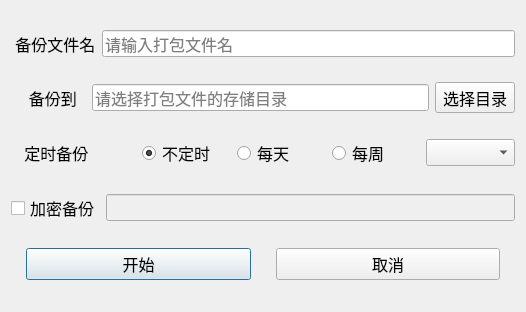
<?xml version="1.0" encoding="UTF-8"?>
<ui version="4.0">
 <class>BackupConfigDialog</class>
 <widget class="QDialog" name="BackupConfigDialog">
  <property name="geometry">
   <rect>
    <x>0</x>
    <y>0</y>
    <width>526</width>
    <height>312</height>
   </rect>
  </property>
  <property name="sizePolicy">
   <sizepolicy hsizetype="Expanding" vsizetype="Preferred">
    <horstretch>0</horstretch>
    <verstretch>0</verstretch>
   </sizepolicy>
  </property>
  <property name="font">
   <font>
    <pointsize>12</pointsize>
   </font>
  </property>
  <property name="windowTitle">
   <string>Dialog</string>
  </property>
  <layout class="QVBoxLayout" name="verticalLayout_2">
   <item>
    <layout class="QHBoxLayout" name="horizontalLayout_5">
     <item>
      <widget class="QLabel" name="label">
       <property name="text">
        <string> 备份文件名</string>
       </property>
      </widget>
     </item>
     <item>
      <widget class="QLineEdit" name="backupFilenameLineEdit">
       <property name="placeholderText">
        <string>请输入打包文件名</string>
       </property>
      </widget>
     </item>
    </layout>
   </item>
   <item>
    <layout class="QHBoxLayout" name="horizontalLayout_6">
     <item>
      <widget class="QLabel" name="label_2">
       <property name="text">
        <string>    备份到  </string>
       </property>
      </widget>
     </item>
     <item>
      <widget class="QLineEdit" name="backupFileDirectoryLineEdit">
       <property name="readOnly">
        <bool>true</bool>
       </property>
       <property name="placeholderText">
        <string>请选择打包文件的存储目录</string>
       </property>
      </widget>
     </item>
     <item>
      <widget class="QToolButton" name="browseButton">
       <property name="text">
        <string>选择目录</string>
       </property>
      </widget>
     </item>
    </layout>
   </item>
   <item>
    <layout class="QHBoxLayout" name="horizontalLayout_7" stretch="1,3">
     <item>
      <widget class="QLabel" name="label_3">
       <property name="text">
        <string>   定时备份</string>
       </property>
      </widget>
     </item>
     <item>
      <layout class="QHBoxLayout" name="horizontalLayout">
       <property name="leftMargin">
        <number>0</number>
       </property>
       <item>
        <widget class="QRadioButton" name="noneRadioButton">
         <property name="text">
          <string>不定时</string>
         </property>
         <property name="checked">
          <bool>true</bool>
         </property>
        </widget>
       </item>
       <item>
        <widget class="QRadioButton" name="everydayRadioButton">
         <property name="text">
          <string>每天</string>
         </property>
         <property name="checked">
          <bool>false</bool>
         </property>
        </widget>
       </item>
       <item>
        <widget class="QRadioButton" name="everyweekRadioButton">
         <property name="text">
          <string>每周</string>
         </property>
         <property name="checked">
          <bool>false</bool>
         </property>
        </widget>
       </item>
       <item>
        <widget class="QComboBox" name="comboBox"/>
       </item>
      </layout>
     </item>
    </layout>
   </item>
   <item>
    <layout class="QHBoxLayout" name="horizontalLayout_9">
     <item>
      <widget class="QCheckBox" name="passwordCheckBox">
       <property name="enabled">
        <bool>true</bool>
       </property>
       <property name="text">
        <string>加密备份</string>
       </property>
       <property name="shortcut">
        <string>Ctrl+S</string>
       </property>
       <property name="checked">
        <bool>false</bool>
       </property>
      </widget>
     </item>
     <item>
      <widget class="QLineEdit" name="passwordLineEdit">
       <property name="enabled">
        <bool>false</bool>
       </property>
      </widget>
     </item>
    </layout>
   </item>
   <item>
    <layout class="QHBoxLayout" name="horizontalLayout_8">
     <property name="spacing">
      <number>25</number>
     </property>
     <property name="leftMargin">
      <number>15</number>
     </property>
     <property name="rightMargin">
      <number>15</number>
     </property>
     <item>
      <widget class="QPushButton" name="startButton">
       <property name="text">
        <string>开始</string>
       </property>
      </widget>
     </item>
     <item>
      <widget class="QPushButton" name="cancelButton">
       <property name="text">
        <string>取消</string>
       </property>
      </widget>
     </item>
    </layout>
   </item>
  </layout>
 </widget>
 <resources/>
 <connections/>
</ui>
